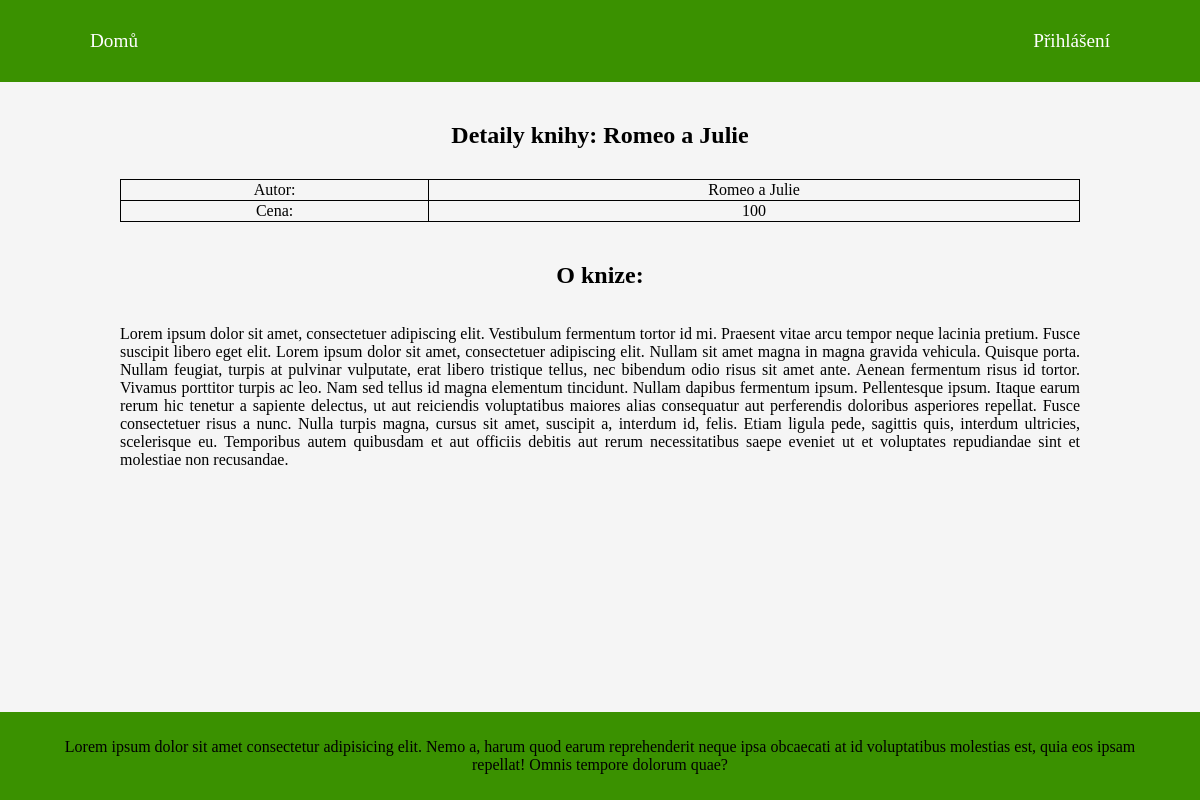
The app's page /library/bookDetails/Romeo_a_Julie with its own data.
### tables this page shows
CREATE TABLE IF NOT EXISTS `books` (
  `book_id` int(11) UNSIGNED NOT NULL AUTO_INCREMENT,
  `name` varchar(255) NOT NULL,
  `author_id` int(10) UNSIGNED NOT NULL,
  `price` int(10) UNSIGNED NOT NULL,
  `description` text NOT NULL,
  `url` varchar(255) NOT NULL,
  PRIMARY KEY (`book_id`),
  KEY `author_id` (`author_id`)
);

### controller/Controller.php (called while the page is built, shortened)
<?php
abstract class Controller
{
    protected $view;
    function displayView()
    {
        require("view/$this->view.phtml");
    }
}

### index.php (called while the page is built, shortened)
<?php
$controller = new RouterController();
$controller->process(array($_SERVER['REQUEST_URI']));

### model/Db.php (called while the page is built, shortened)
<?php
class Db
{
    static $connection;
    public static function makeConnection($host, $database, $user, $password)
    {
        if (!isset($connection)) {
            self::$connection = new PDO(
                "mysql:host=$host;dbname=$database;charset=utf8",
                $user,
                $password
            );
        }
        return self::$connection;
    }
    public static function retrieveOne($query, $args = null)
    {
        $stmt = self::$connection->prepare($query);
        $stmt->execute($args);
        return $stmt->fetch();
    }
}

### model/BookManager.php (called while the page is built, shortened)
<?php
class BookManager
{
    function getSpecificBookByURL($url)
    {
        $book = Db::retrieveOne("SELECT books.`name`,books.`price`, books.`description`,books.`url`, authors.name, authors.surname, authors.nationality FROM `books` JOIN authors ON books.author_id=authors.author_id WHERE books.`url` = :url", [':url' => $url]);
        return $book;
    }
}

### controller/bookDetailsController.php (called while the page is built, shortened)
<?php
class BookDetailsController extends Controller
{
    public function process($params = array())
    {
        $bookURL = $params[0];
        $bookHandler = new BookManager();
        $this->data["book"] = $bookHandler->getSpecificBookByURL($bookURL);
    }
}

### view/bookDetail.phtml (the view)
<article>
    <h1>Detaily knihy: <?= $book[0] ?></h1>
    <table>
        <tr>
            <td>Autor: </td>
            <td><?= $book[0] ?> </td>
        </tr>
        <tr>
            <td>Cena: </td>
            <td><?= $book["price"] ?> </td>
        </tr>
    </table>
    <h2>O knize:</h2>
    <p class="justify"><?= $book["description"] ?></p>
</article>

### style.css (style rules this page uses)
body { margin: 0px; padding: 0px; min-height: 100vh; background-color: whitesmoke; box-sizing: border-box; display: flex; flex-direction: column; }
article { display: flex; flex-direction: column; flex-grow: 1; padding: 0% 5%; text-align: center; margin: 20px 0px; }
table { width: 100%; border: 1px solid black; border-collapse: collapse; margin: 10px 0px 20px 0px; }
td { border: 1px solid black; }
.justify { text-align: justify; }
@media only screen and (min-width: 900px) { article { padding: 0% 10%; } }

### records on screen
books: name "Romeo a Julie", price "100", description "Lorem ipsum dolor sit amet, consectetuer adipiscing elit. Vestibulum fermentum tortor id mi. Praesent vitae arcu tempor neque lacinia pretium. Fusce suscipit libero eget elit. Lorem ipsum dolor sit amet, consectetuer adipiscing elit. Nullam sit amet magna in magna gravida vehicula. Quisque porta. Nullam feugiat, turpis at pulvinar vulputate, erat libero tristique tellus, nec bibendum odio risus sit amet ante. Aenean fermentum risus id tortor. Vivamus porttitor turpis ac leo. Nam sed tellus id magna elementum tincidunt. Nullam dapibus fermentum ipsum. Pellentesque ipsum. Itaque earum rerum hic tenetur a sapiente delectus, ut aut reiciendis voluptatibus maiores alias consequatur aut…"

### other values on screen
$userText "Přihlášení"
